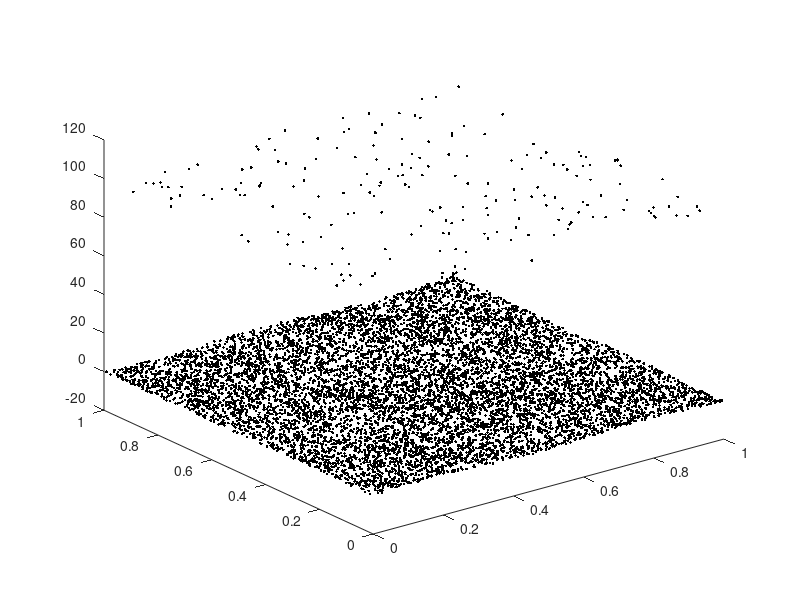

MATLAB code for this plot: (Note: this script raises an error after producing the figure.)
n = 10000;
x = rand(n,1);
y = rand(n,1);
% generate data with outliers
z = sin(10 * x) .* cos(10 * y) + 0.1 * randn(n,1) + (rand(n,1) > 0.98) * 100;

plot3(x,y,z,'k.');

h = 1/160;
[xx,yy] = meshgrid(0:h:1,0:h:1);


tic;
[d,c] = binning([x y z],1/50,300);
toc;

tic;
fit2 = makefit(d(:,1),d(:,2),d(:,3),0.1,c);
toc;

tic;
surf(xx,yy,fit2(xx,yy));
toc;

tic;
fit = makefit(x,y,z,0.1);
toc;

%tic;
%surf(xx,yy,fit(xx,yy));
%toc;

